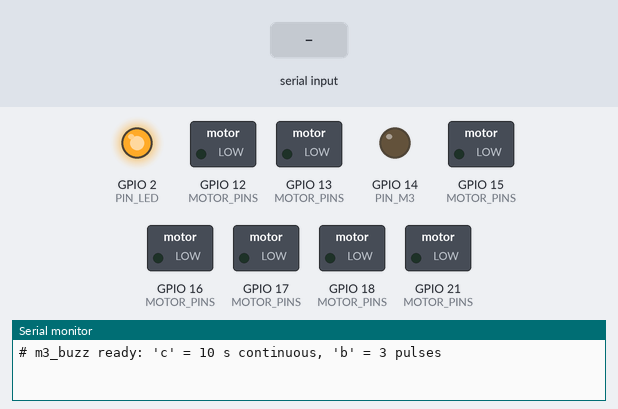
Recording of a sketch running on a simulated ESP32-S3. Parts: switched loads named in the sketch (green lamp = pin HIGH), output pins drawn as LEDs (lit = HIGH), the last lines printed to the serial monitor. Dashed ring = blinking. The test bench sets the inputs (shaded band).

Above: at 1.2 s.
1.3 s: "b" received over Serial
At 1.5 s:
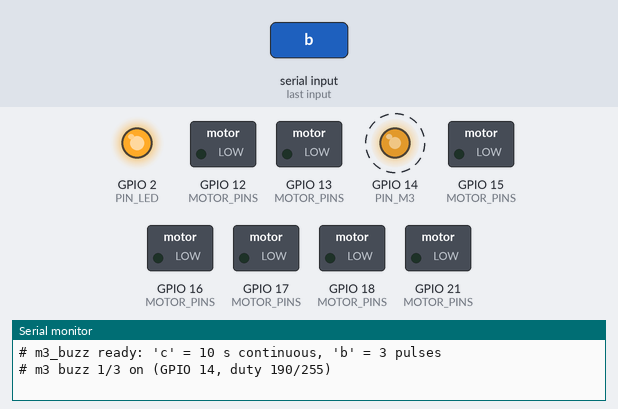
At 1.85 s:
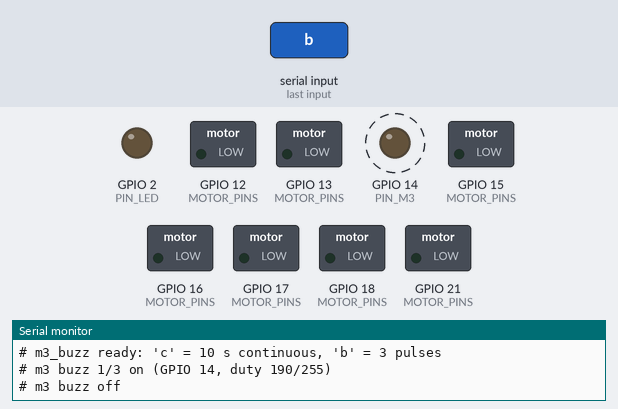
4.3 s: "c" received over Serial
At 5.5 s:
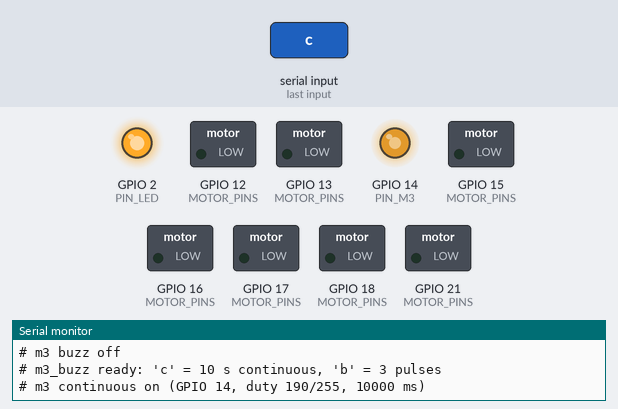
Timing chart, 0 to 7.3 s (numbered marks = the images above; inputs shaded):
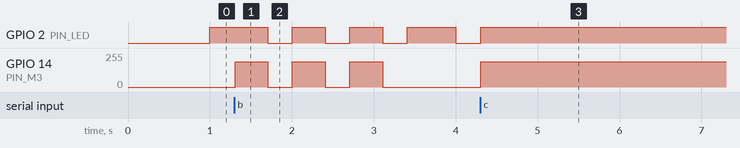

The sketch:

m3_buzz.ino
```cpp
// Bench test for the v3 headband PCB (not the headband firmware, see firmware/esp32s3/headband.ino): buzz motor M3
// (ULN2803A I3 <- GPIO 14). Open this folder in the Arduino IDE, or from the repo root:
//   arduino-cli compile --upload -p /dev/ttyACM0 --fqbn "esp32:esp32:esp32s3:CDCOnBoot=cdc,USBMode=hwcdc,\
//     PartitionScheme=huge_app,FlashSize=4M,PSRAM=opi,CPUFreq=240,UploadSpeed=921600" firmware/bench/m3_buzz
// All eight ULN inputs (GPIO 12 13 14 15 16 17 18 21) are driven LOW first so none floats; only GPIO 14 is driven,
// at the firmware's duty cap 190/255 (~3 V average across a 3 V motor after the ULN's ~1 V drop), 200 Hz LEDC.
// Nothing moves on boot (opening the USB port resets the board). Commands from the Serial Monitor:
//   c = 10 s continuous     b = 3 pulses of 0.4 s
// Detect LED (GPIO 2) is on while the motor runs and blinks once a second while idle.
//
// Arduino IDE settings this was built and flashed with (Tools menu, esp32 core 3.3.7):
//   Board: "ESP32S3 Dev Module"            Port: /dev/ttyACM0 (the S3's native USB, "USB JTAG/serial debug unit")
//   USB CDC On Boot: Enabled               USB Mode: Hardware CDC and JTAG
//   Flash Size: 4MB (32Mb)                 Partition Scheme: Huge APP (3MB No OTA/1MB SPIFFS)
//   PSRAM: OPI PSRAM                       CPU Frequency: 240MHz (WiFi)       Upload Speed: 921600
// Serial Monitor: any baud (native USB ignores it); the line ending setting does not matter.
// Wiring on the v3 PCB: GPIO 14 -> ULN2803A pin 3 (I3); O3 (pin 16) -> M3 connector pin 2; M3 pin 1 = +5 V
// (PowerBoost 5V); ULN pin 10 (COM) = +5 V, pin 9 = GND.
#include <Arduino.h>

static const int PIN_M3 = 14;
static const int MOTOR_PINS[8] = {12, 13, 14, 15, 16, 17, 18, 21};   // M1 .. M8 (ULN I1 .. I8)
static const int PIN_LED = 2;
static const uint32_t DUTY = 190;      // of 255; 255 = full 5 V, more than a 3 V coin motor wants

static void buzz(int n) {
    for (int i = 0; i < n; i++) {
        Serial.printf("# m3 buzz %d/%d on (GPIO %d, duty %lu/255)\n", i + 1, n, PIN_M3, (unsigned long)DUTY);
        digitalWrite(PIN_LED, HIGH);
        ledcWrite(PIN_M3, DUTY);
        delay(400);
        ledcWrite(PIN_M3, 0);
        digitalWrite(PIN_LED, LOW);
        Serial.println("# m3 buzz off");
        delay(300);
    }
}

static void continuous(uint32_t ms) {
    Serial.printf("# m3 continuous on (GPIO %d, duty %lu/255, %lu ms)\n", PIN_M3, (unsigned long)DUTY, (unsigned long)ms);
    digitalWrite(PIN_LED, HIGH);
    uint32_t t0 = millis();
    ledcWrite(PIN_M3, DUTY);
    while (millis() - t0 < ms) delay(10);
    ledcWrite(PIN_M3, 0);
    digitalWrite(PIN_LED, LOW);
    Serial.printf("# m3 off after %lu ms\n", (unsigned long)(millis() - t0));
}

void setup() {
    for (int p : MOTOR_PINS) { pinMode(p, OUTPUT); digitalWrite(p, LOW); }
    pinMode(PIN_LED, OUTPUT); digitalWrite(PIN_LED, LOW);
    ledcAttach(PIN_M3, 200, 8);        // Arduino-ESP32 3.x API: pin, frequency (Hz), resolution (bits)
    ledcWrite(PIN_M3, 0);
    Serial.begin(115200);
}

void loop() {
    static uint32_t t_banner = 0;
    if (millis() - t_banner >= 1000) {                  // so a monitor that just opened the port sees it is ready
        t_banner = millis();
        Serial.println("# m3_buzz ready: 'c' = 10 s continuous, 'b' = 3 pulses");
    }
    while (Serial.available() > 0) {
        int ch = Serial.read();
        if (ch == 'b') buzz(3);
        else if (ch == 'c') continuous(10000);
    }
    digitalWrite(PIN_LED, (millis() / 1000) % 2 ? HIGH : LOW);
    delay(10);
}
```

Measured:
- after the input at 1.3 s, GPIO 14 (PIN_M3): alternates 189/255 for 0.40 s and 0/255 for 0.30 s, 6 changes in all, then stays 0/255, starting at once
- after the input at 4.3 s, GPIO 14 (PIN_M3): 0/255 → 189/255 at once
